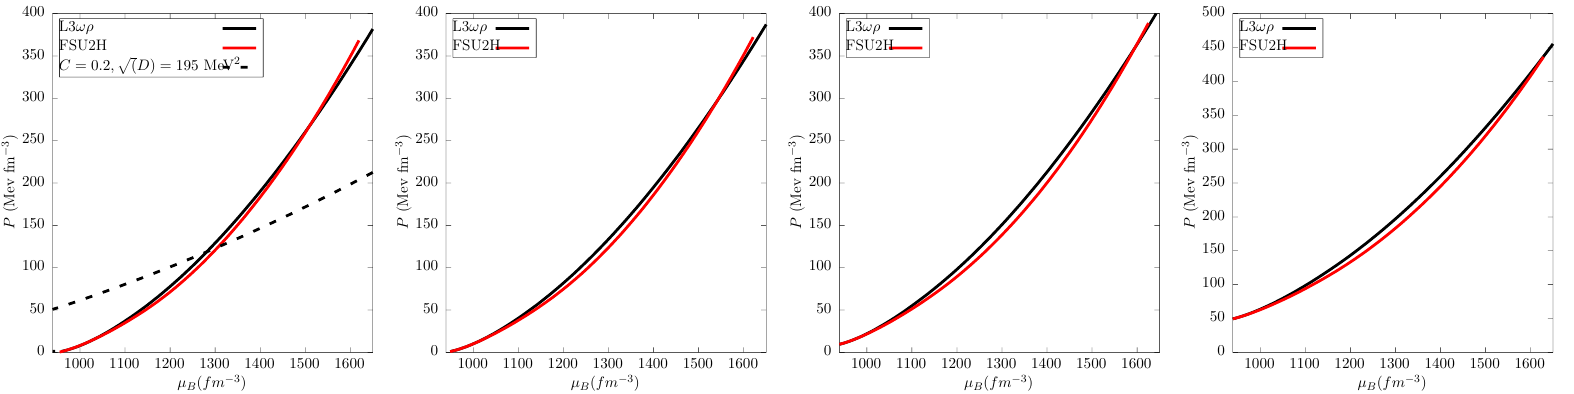

This chart was generated by the following gnuplot code:
set output 'pressure.tex'
set terminal cairolatex pdf color colortext standalone size 40 cm, 10 cm

set multiplot layout 1,4 rowsfirst 

set xlabel offset 0.0,0.0 "\\mu_B (fm^{-3})"
set ylabel offset 0.0,0.0 "$P$ (Mev  fm$^{-3}$)"

# set xtics 0.2

#set xrange[:0.13]
#set yrange[2:10]


set key Left box opaque top left spacing 1.5 font ",10"
set border back

#set rmargin 20

set xrange[939:1650]
# set yrange[0:]
par1="l3wr"
par2="fsu2h"
plot "../data/press_H_".par1."_T0.000000.txt"   	u 1:2 w l lw 8 dt 1 lc rgb "black"   title "L3$\\omega\\rho$" ,\
    "../data/press_H_".par2."_T0.000000.txt"    	u 1:2 w l lw 8 dt 1 lc rgb "red"   title "FSU2H",\
    "../data/press_Q_0.680000_130.000000_T0.000000.txt"   	u 1:2 w l lw 8 dt 2 lc rgb "black"   title "$C=0.2, \\sqrt(D) = 195$ MeV^2$"

plot "../data/press_H_".par1."_T50.000000.txt"   	u 1:2 w l lw 8 dt 1 lc rgb "black"   title "L3$\\omega\\rho$" ,\
    "../data/press_H_".par2."_T50.000000.txt"     u 1:2 w l lw 8 dt 1 lc rgb "red"   title "FSU2H"

plot "../data/press_H_".par1."_T100.000000.txt"   	u 1:2 w l lw 8 dt 1 lc rgb "black"   title "L3$\\omega\\rho$" ,\
    "../data/press_H_".par2."_T100.000000.txt"    u 1:2 w l lw 8 dt 1 lc rgb "red"   title "FSU2H"

plot "../data/press_H_".par1."_T150.000000.txt"   	u 1:2 w l lw 8 dt 1 lc rgb "black"   title "L3$\\omega\\rho$" ,\
    "../data/press_H_".par2."_T150.000000.txt"      u 1:2 w l lw 8 dt 1 lc rgb "red"   title "FSU2H"

